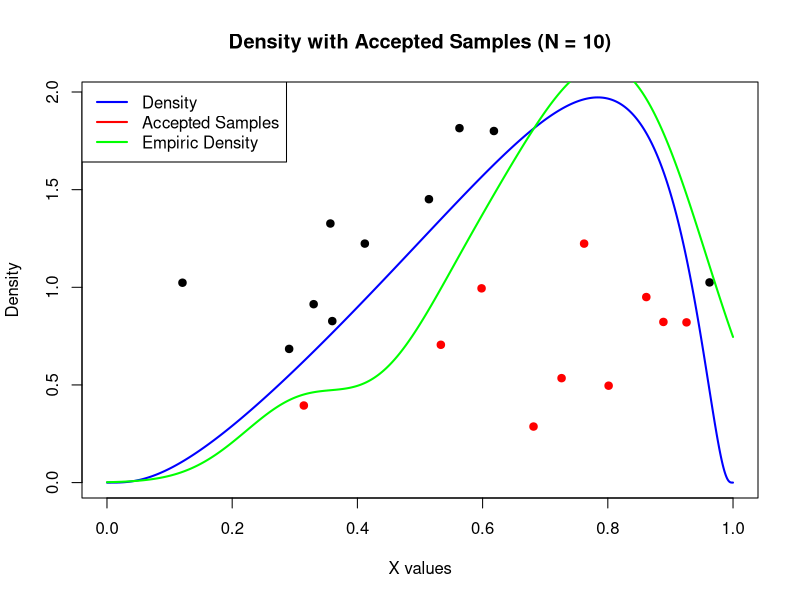
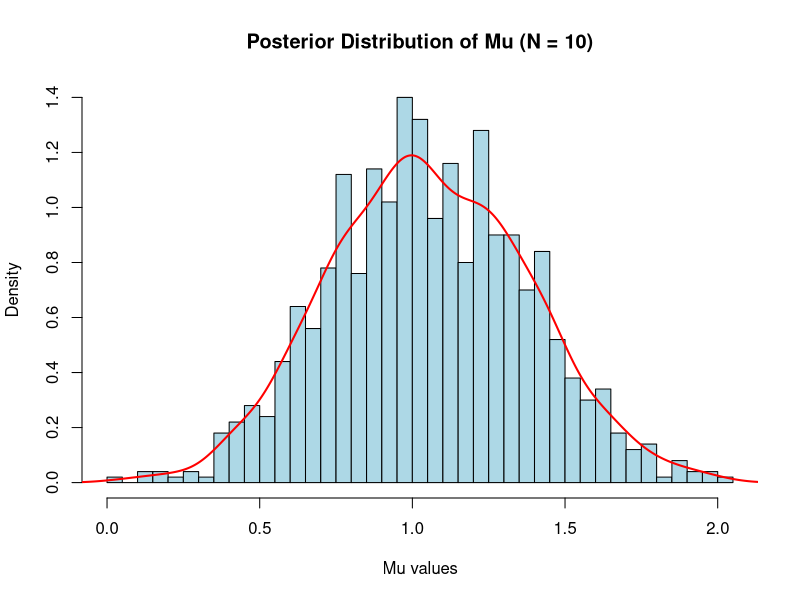
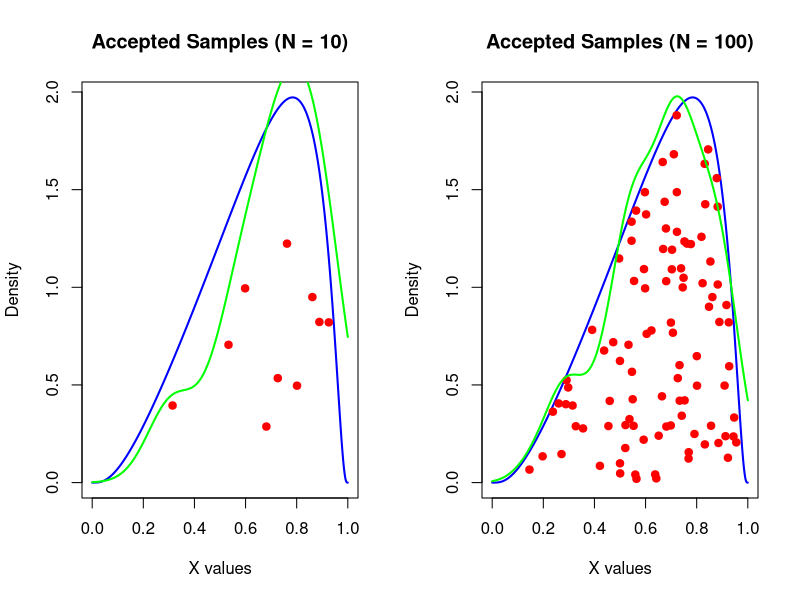
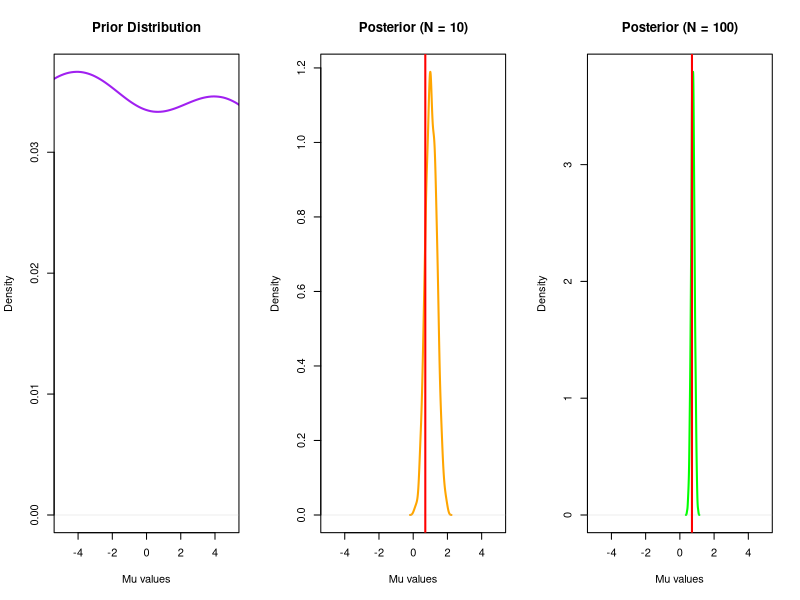
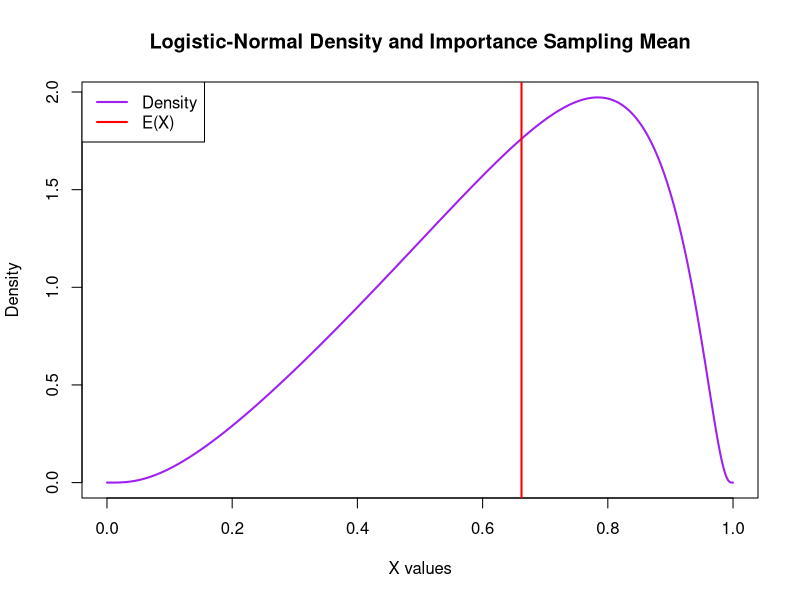

Here is the R script that generated these plots, in order:
# =============================================================================
# Homework 1 - Computational Statistics
# Exercise 2: logistic-normal distribution
#   - data simulation through the Accept-Reject method
#   - derivation of and sampling from the posterior of mu
#   - prior/posterior comparison
#   - estimation of the mean through Importance Sampling
# =============================================================================

set.seed(343240)

# ---- Parameters -------------------------------------------------------------

mu <- runif(1, -1.5, 1.5)      # 0.7069013
sigma2 <- runif(1, 0.5, 1.5)   # 1.0249025

cat("mu =", mu, "\n")
cat("sigma2 =", sigma2, "\n")

# ---- Logistic-normal density ------------------------------------------------

logit <- function(x)
{
  log(x / (1 - x))
}

f_ln <- function(x, mu, sigma2)
{
  1 / (x * (1 - x)) * 1 / sqrt(2 * pi * sigma2) *
    exp(-(logit(x) - mu)^2 / (2 * sigma2))
}


# =============================================================================
# (a) Data simulation through the Accept-Reject method
# =============================================================================

# Maximum of the density over its support (0, 1)
x_grid <- seq(0.0001, 0.9999, length.out = 10000)
M <- max(f_ln(x_grid, mu, sigma2))
cat("M =", M, "\n")

n_star <- 1000  # number of proposals

# Abscissae of the proposed samples and corresponding ordinates
Y <- runif(n_star, 0, 1)
U <- runif(n_star, 0, M)

# The pair (x*, u) is accepted if u < f(x*)
accepted <- U < f_ln(Y, mu, sigma2)

perc_acceptance <- sum(accepted) / n_star
cat("perc_acceptance =", perc_acceptance, "\n")

X <- Y[accepted]    # accepted abscissae
U_X <- U[accepted]  # accepted ordinates

# The exercise asks for n = 10 data points: the first 10 accepted ones are kept
n_obs <- 10
X10_sample <- X[1:n_obs]
U_X10_sample <- U_X[1:n_obs]

plot(x_grid, f_ln(x_grid, mu, sigma2), type = "l", col = "blue", lwd = 2,
     ylim = c(0, M),
     main = "Density with Accepted Samples (N = 10)",
     xlab = "X values", ylab = "Density")
points(Y[!accepted][1:n_obs], U[!accepted][1:n_obs], col = "black", pch = 19)
points(X10_sample, U_X10_sample, col = "red", pch = 19)
lines(density(X10_sample, from = 0, to = 1), col = "green", lwd = 2)
legend("topleft", legend = c("Density", "Accepted Samples", "Empiric Density"),
       col = c("blue", "red", "green"), lwd = 2)


# =============================================================================
# (b) Posterior of mu under the prior mu ~ N(0, 100) with sigma2 known
#
#     pi(mu | x_1,...,x_n) ~ N( sum(logit(x_i)) / (n + sigma2/100),
#                               sigma2 / (n + sigma2/100) )
# =============================================================================

posterior_par <- function(x, sigma2)
{
  n_x <- length(x)
  post_mean <- sum(logit(x)) / (n_x + sigma2 / 100)
  post_var <- sigma2 / (n_x + sigma2 / 100)

  return(c(post_mean, post_var))
}

par10 <- posterior_par(X10_sample, sigma2)
cat("posterior (N = 10): mean =", par10[1], " variance =", par10[2], "\n")

n_post <- 1000
post10_samples <- rnorm(n_post, par10[1], sqrt(par10[2]))

hist(post10_samples, breaks = 30, freq = FALSE, col = "lightblue",
     main = "Posterior Distribution of Mu (N = 10)",
     xlab = "Mu values", ylab = "Density")
lines(density(post10_samples), col = "red", lwd = 2)


# =============================================================================
# (c) Prior against posterior as the number of observations grows
# =============================================================================

n_obs2 <- 100
X100_sample <- X[1:n_obs2]
U_X100_sample <- U_X[1:n_obs2]

# --- Comparison between the two accept-reject simulations ---
par(mfrow = c(1, 2))

plot(x_grid, f_ln(x_grid, mu, sigma2), type = "l", col = "blue", lwd = 2,
     ylim = c(0, M), main = "Accepted Samples (N = 10)",
     xlab = "X values", ylab = "Density")
points(X10_sample, U_X10_sample, col = "red", pch = 19)
lines(density(X10_sample, from = 0, to = 1), col = "green", lwd = 2)

plot(x_grid, f_ln(x_grid, mu, sigma2), type = "l", col = "blue", lwd = 2,
     ylim = c(0, M), main = "Accepted Samples (N = 100)",
     xlab = "X values", ylab = "Density")
points(X100_sample, U_X100_sample, col = "red", pch = 19)
lines(density(X100_sample, from = 0, to = 1), col = "green", lwd = 2)

par(mfrow = c(1, 1))

# --- Prior, posterior with 10 observations and posterior with 100 observations ---
par100 <- posterior_par(X100_sample, sigma2)
cat("posterior (N = 100): mean =", par100[1], " variance =", par100[2], "\n")

prior_samples <- rnorm(n_post, 0, 10)
post100_samples <- rnorm(n_post, par100[1], sqrt(par100[2]))

par(mfrow = c(1, 3))

plot(density(prior_samples), col = "purple", lwd = 2, xlim = c(-5, 5),
     main = "Prior Distribution", xlab = "Mu values", ylab = "Density")

plot(density(post10_samples), col = "orange", lwd = 2, xlim = c(-5, 5),
     main = "Posterior (N = 10)", xlab = "Mu values", ylab = "Density")
abline(v = mu, col = "red", lwd = 2)

plot(density(post100_samples), col = "green", lwd = 2, xlim = c(-5, 5),
     main = "Posterior (N = 100)", xlab = "Mu values", ylab = "Density")
abline(v = mu, col = "red", lwd = 2)

par(mfrow = c(1, 1))


# =============================================================================
# (d) Estimation of E(X) through Importance Sampling
#
#     E(X) = int x f(x) dx = E_g[ X f(X) / g(X) ],  g = Beta(1.2, 1.2) density
# =============================================================================

n_is <- 1000
a_beta <- 1.2
b_beta <- 1.2

x_beta <- rbeta(n_is, a_beta, b_beta)

weights <- x_beta * f_ln(x_beta, mu, sigma2) / dbeta(x_beta, a_beta, b_beta)
E_X <- sum(weights) / n_is

cat("E(X) estimated through Importance Sampling =", E_X, "\n")

plot(x_grid, f_ln(x_grid, mu, sigma2), type = "l", col = "purple", lwd = 2,
     main = "Logistic-Normal Density and Importance Sampling Mean",
     xlab = "X values", ylab = "Density")
abline(v = E_X, col = "red", lwd = 2)
legend("topleft", legend = c("Density", "E(X)"),
       col = c("purple", "red"), lwd = 2)
